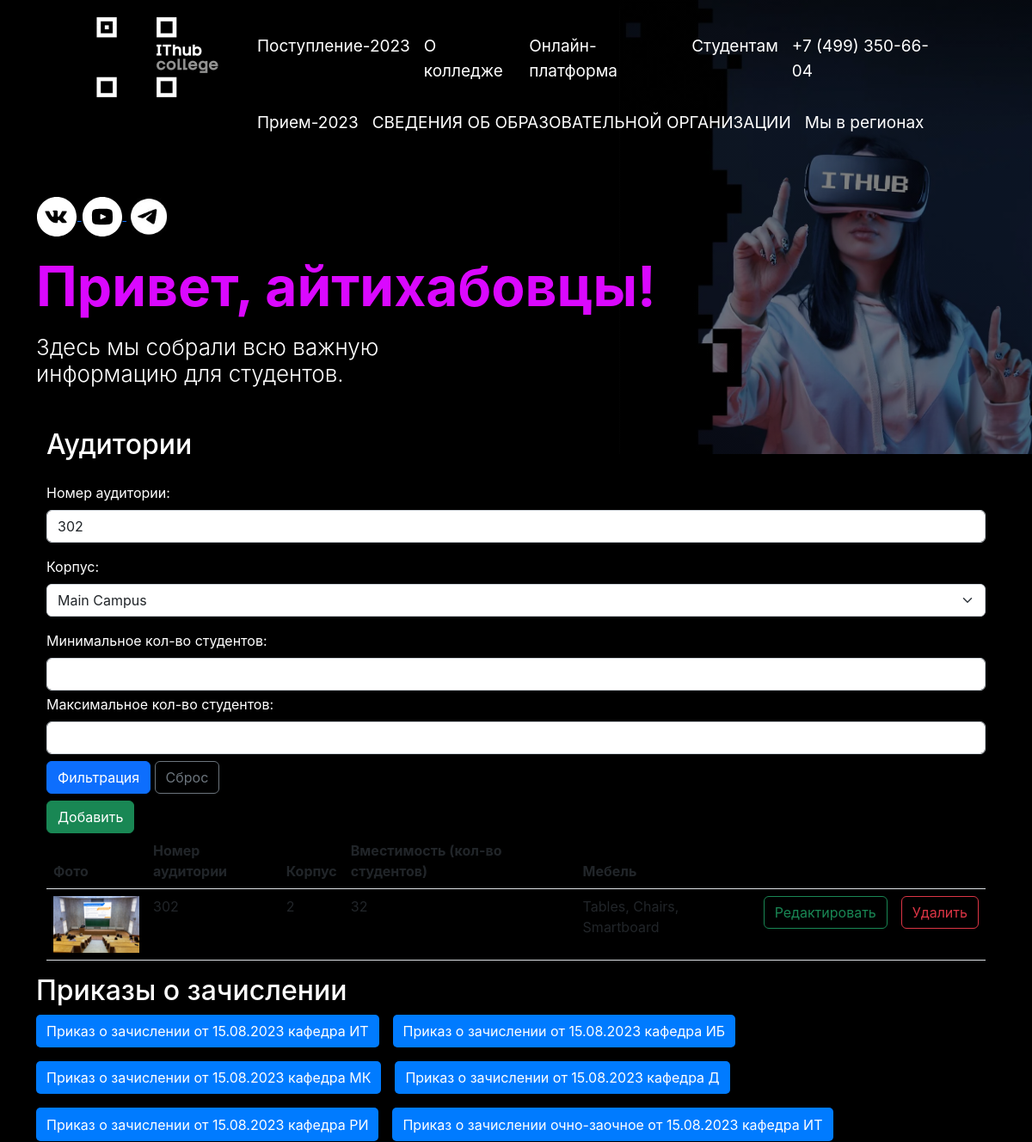
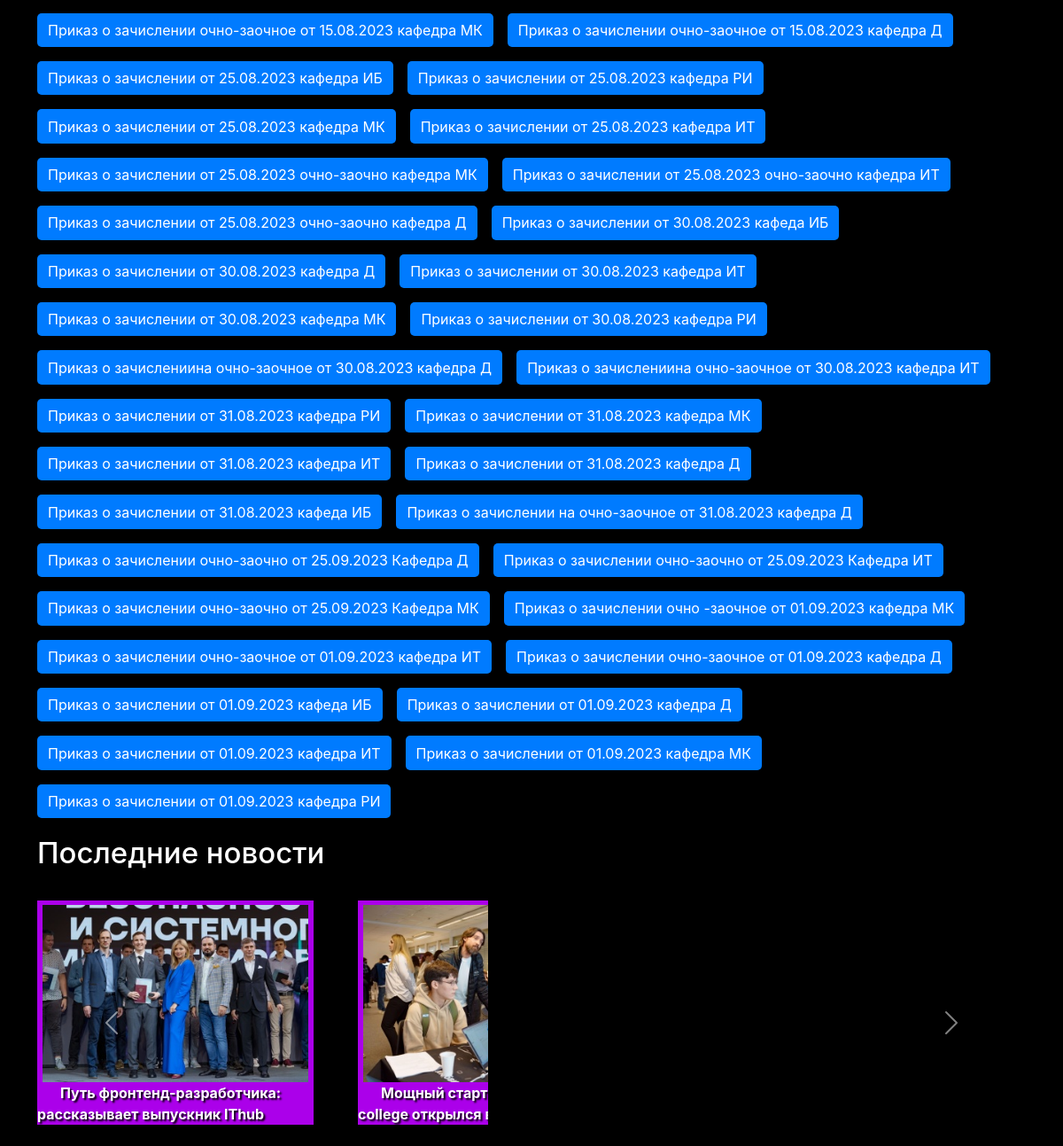
Screenshot of /web-lab/LB4-5/secret/secret_page.php?number=302 (signed in) with the database file from the repository (2 pictures, top to bottom).
### tables this page shows
CREATE TABLE `classroom` (
  `id` int(11) NOT NULL,
  `photo` varchar(100) NOT NULL,
  `number` varchar(100) DEFAULT NULL,
  `campus` int(11) NOT NULL,
  `furniture` text NOT NULL,
  `students` int(11) NOT NULL
);

### web-lab/LB4-5/.core/ItemTable.php (called while the page is built, shortened)
<?php
class Filter {
    public function __construct(?string $number, ?int $campusId, ?int $minStudents, ?int $maxStudents) {
        $this->number = $number;
    }
}
class ItemTable {
    private $db;
    private ?Filter $filter;
    public function __construct($db) {
        $this->db = $db;
        $this->filter = null;
    }
    public function set_filter(Filter $filter): void {
        $this->filter = $filter;
    }
    public function getAllCampuses() {
        $sql = "SELECT id, name FROM campus";
        $result = $this->db->query($sql);
        $campuses = [];
        if ($result->num_rows > 0) {
            while($row = $result->fetch_assoc()) {
                $campuses[] = $row;
            }
        }
        return $campuses;
    }
    public function get_filtered_classrooms(): array {
        $condition = [];
        $sql = "SELECT * FROM classroom";
        if ($this->filter) {
            if ($this->filter->number) {
                $number = $this->db->real_escape_string($this->filter->number);
                $condition[] = "number LIKE '%$number%'";
            }
            if (!empty($condition)) {
                $sql .= " WHERE " . implode(" AND ", $condition);
            }
        }
        $result = $this->db->query($sql);
        $classrooms = [];
        if ($result->num_rows > 0) {
            while($row = $result->fetch_assoc()) {
                $classrooms[] = $row;
            }
        }
        return $classrooms;
    }
}

### web-lab/LB4-5/.core/db.php (called while the page is built, shortened)
<?php
class DB {
    private static $instance = null;
    private function __construct() {
        $this->connect = new mysqli("localhost", "root", "", "web");
    }
    public static function getInstance() {
        if (self::$instance === null) {
            self::$instance = new DB();
        }
        return self::$instance->connect;
    }
}

### web-lab/LB4-5/.core/ItemAction.php (called while the page is built, shortened)
<?php
class ItemAction
{
    private $itemLogic;
    public function __construct($db) {
        $this->itemTable = new ItemTable($db);
        $this->itemLogic = new ItemLogic($this->itemTable);
    }
    public function getFilteredClassrooms(){
        return $this->itemLogic->getFilteredClassrooms();
    }
    public function getAllCampuses(){
        return $this->itemLogic->getAllCampuses();
    }
}
?>

### web-lab/LB4-5/.core/ItemLogic.php (called while the page is built, shortened)
<?php
class ItemLogic
{
    private $itemTable;
    public function __construct(ItemTable $itemsTable) {
        $this->itemTable = $itemsTable;
    }
    public function getFilteredClassrooms(){
        return $this->itemTable->get_filtered_classrooms();
    }
    public function getAllCampuses(){
        return $this->itemTable->getAllCampuses();
    }
}
?>

### web-lab/LB4-5/secret/secret_page.php (the view, shortened to what this page needs)
<?php
    $number = $_GET["number"] ?? "";
    $campusId = isset($_GET["campusId"]) ? (int)$_GET["campusId"] : null;
    $minStudents = isset($_GET["minStudents"]) ? (int)$_GET["minStudents"] : null;
    $maxStudents = isset($_GET["maxStudents"]) ? (int)$_GET["maxStudents"] : null;
    $filter = new Filter($number, $campusId, $minStudents, $maxStudents);
    $itemAction = new ItemAction(DB::getInstance());
    $itemAction->setFilter($filter);
    $result = $itemAction->getFilteredClassrooms();;
    $campuses = $itemAction->getAllCampuses();
?>
<!DOCTYPE html>
<html lang="en">
<?php  require_once($_SERVER['DOCUMENT_ROOT'] . '/web-lab/LB4-5/html/header.php'); ?>
<div class="container mt-5">
    <h2 class="mb-4">Аудитории</h2>
    <form action="" method="get" class="mb-2">
        <div class="mb-3">
            <label class="form-label">Номер аудитории:</label>
            <input type="text" id="number" name="number" class="form-control"
                value="<?= htmlspecialchars($number)?>">
        </div>
        <div class="mb-3">
            <label class="form-label">Корпус:</label>
            <select id="campusId" name="campusId" class="form-select">
                <?php foreach ($campuses as $campus): ?>
                <option value="<?= $campus['id'] ?>"><?= $campus['name'] ?></option>
                <?php endforeach; ?>
            </select>
        </div>
        <div class="mb-1">
            <label class="form-label">Минимальное кол-во студентов:</label>
            <input type='number' name='minStudents' step="0.01" class="form-control"
                value="<?= htmlspecialchars($minStudents)?>">
        </div>
        <div class="mb-2">
            <label class="form-label">Максимальное кол-во студентов:</label>
            <input type='number' name='maxStudents' step="0.01" class="form-control"
                value="<?= htmlspecialchars($maxStudents)?>">
        </div>
        <div>
            <button type="submit" name="filter" class="btn btn-primary">Фильтрация</button>
            <a href="secret_page.php">
            <div  name="reset" class="btn btn-outline-secondary">Сброс</div>
                </a>
        </div>
    </form>
    <?php
    echo '<a href="add_item.php"';
    echo '<button class="btn btn-success">Добавить</button>';
    echo '</a>';
            if ($result) {
                echo "<table class='table table-striped'>";
                echo "<thead>";
                echo "<tr>";
                echo "<th>Фото</th>";
                echo "<th>Номер аудитории</th>";
                echo "<th>Корпус</th>";
                echo "<th>Вместимость (кол-во студентов)     </th>";
                echo "<th>Мебель</th>";
                echo "<th></th>";
                echo "<th></th>";
                echo "</tr>";
                echo "</thead>";
                echo "<tbody>";
                foreach ($result as $row) {
                    echo "<tr>";
                    echo "<td><img src='" . $row["photo"] . "' alt='" . $row["number"] . "' width='100'></td>";
                    echo "<td>" . $row["number"] . "</td>";
                    echo "<td>" . $row["campus"] . "</td>";
                    echo "<td>" . number_format($row["students"],0) . "</td>";
                    echo "<td>" . $row["furniture"] . "</td>";
                    echo("<td>".
                            '<a href="./add_item.php?id='.$row["id"].'">
                                <button class="btn btn-outline-success outline-button" style="font-weight: 400;">Редактировать</button>
                            </a>'.
                        "</td>");
                        echo("<td>".
                        '<a href="./delete_item.php?id='.$row["id"].'" onclick="return confirm(\'Вы уверены, что хотите удалить этот элемент?\')">
                            <button type="submit" class="btn btn-outline-danger outline-button" style="font-weight: 400;">Удалить</button>
                        </a>'.
                    "</td>");
                    echo "</tr>";
                }
                echo "</tbody>";
                echo "</table>";
            } else {
                echo "0 результатов";
            }
            ?>
</div>
<?php  require_once($_SERVER['DOCUMENT_ROOT'] . '/web-lab/LB4-5/html/footer.php'); ?>
</html>

### web-lab/LB1/css/style.css (style rules this page uses)
.body-black { font-family: "Inter"; font-weight: normal; background-color: #000; color: white; background-image: linear-gradient( to bottom, rgba(0, 0, 0, 0.5), rgba(0, 0, 0, 0.5) ), url("../img/top-back.webp"); background-repeat: no-repeat; background-position-x: 100%; background-size: 40%; }

### rows the page displays
classroom: photo (picture), number "302", campus "2", students "32", furniture "Tables, Chairs, Smartboard"

### other values shown
form field campusId "Main Campus"
